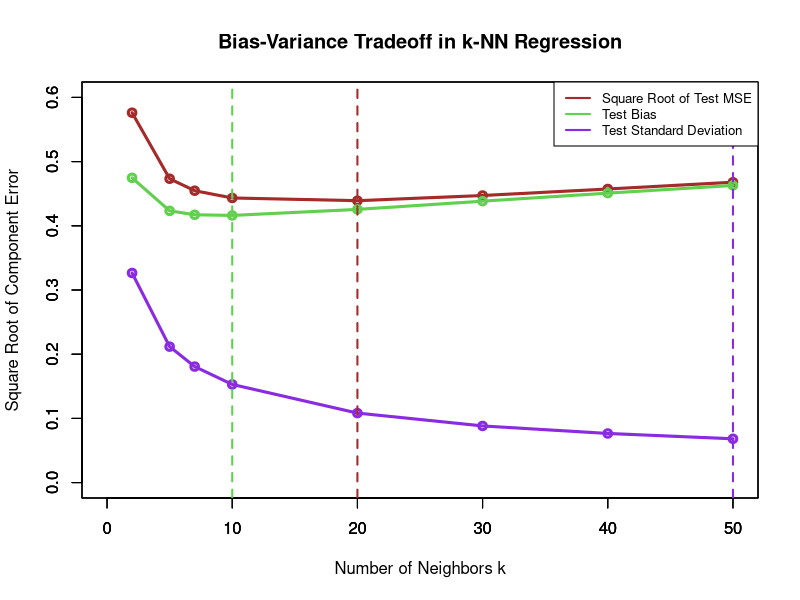
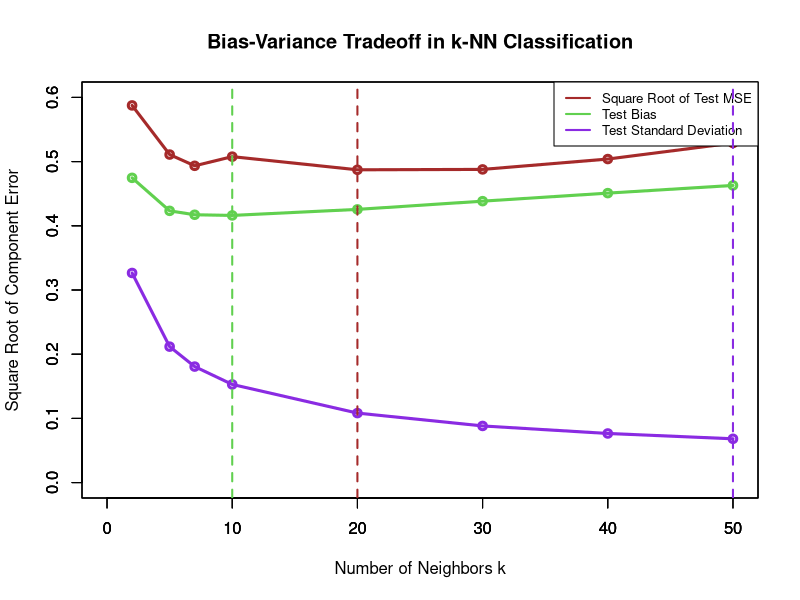

Source code (R) for these figures, in order:
# bais variance trade-off  regression
getwd()
setwd("C:/Chanel/NYU/Data Science Translation")

# knn 

library(caret)

getError <- function(k,num,modeltype,seeds,n_test){
set.seed(seeds)


testset <- as.data.frame(matrix(runif(n_test*21,0,1),n_test))

Allfx_hat <- matrix(0,n_test,num)
Ally <- matrix(0,n_test,num)
Allfx <- matrix(0,n_test,num)

for (i in 1:num){
  trainset <- as.data.frame(matrix(runif(80*21,0,1),80))
  
  
  fx_train <- ifelse(trainset[,1]>0.5,1,0)
  trainset[,21] <- fx_train
  
  fx_test <- ifelse(testset[,1]>0.5,1,0)
  testset[,21] <- fx_test 
  
  
  # knn model
  knnmodel <- knnreg(trainset[,1:20],trainset[,21],k = k)
  probs <- predict(knnmodel, newdata = testset[,1:20])
  
  
  Allfx_hat[,i] <- probs
  Ally[,i] <- testset[,21]
  Allfx[,i] <- fx_test
  
} 


# irreducible <- sigma^2
irreducible  <- mean(apply( Allfx - Ally  ,1,var))
SquareBais  <- mean(apply((Allfx_hat - Allfx)^2,1,mean))
Variance <- mean(apply(Allfx_hat,1,var))

if (modeltype == 'reg'){
  
  PredictError  <- irreducible + SquareBais + Variance 

 }else{
  
  PredictError  <- mean(ifelse(Allfx_hat>=0.5,1,0)!=Allfx)
 }
  
 result <- data.frame(k,irreducible,SquareBais,Variance,PredictError)
 
 return(result)
}


# ----------------   plot square error  knn ----------------------------

n_test <- 100
modeltype <- 'reg'
num <- 100

seeds <- 1

result <- getError(2,num,modeltype,seeds,n_test)
result <- rbind(result,getError(5,num,modeltype,seeds,n_test))
result <- rbind(result,getError(7,num,modeltype,seeds,n_test))
for (i in seq(10,50,10)){
  result <- rbind(result,getError(i,num,modeltype,seeds,n_test))

}

result$PredictError
result$SquareBais
result$Variance

which.min(result$PredictError)
which.min(result$SquareBais)
which.min(result$Variance)


pdf(file = "k-NN Regression.pdf")

plot(result$k,sqrt(result$PredictError),type = 'o',col = 'brown',
      xlim = c(0,50),ylim = c(0,0.6),xlab = '', ylab ='', lwd = 3)
par(new = T)
plot(result$k,sqrt(result$SquareBais),type = 'o',col = '467',
      xlim = c(0,50),ylim = c(0,0.6),xlab = '', ylab ='', lwd = 3)
par(new = T) 
plot(result$k,sqrt(result$Variance),type = 'o',col = 'blueviolet',
      xlim = c(0,50),ylim = c(0,0.6),xlab = 'Number of Neighbors k', ylab ='Square Root of Component Error', lwd = 3,
      main = 'Bias-Variance Tradeoff in k-NN Regression')
abline(v=20,col="brown",lty=2,lwd=2)
abline(v=10,col="467",lty=2,lwd=2)
abline(v=50,col="blueviolet",lty=2,lwd=2)
legend("topright", "(x,y)",legend=c("Square Root of Test MSE", "Test Bias", "Test Standard Deviation"), col = c('brown','467','blueviolet'),lty=1,lwd=2,cex=.8)
dev.off()

# ----------------------  plot 0-1 loss knn -------------------------
modeltype <- 'classification'
num <- 100
n_test <- 100
seeds <- 1

result <- getError(2,num,modeltype,seeds,n_test)
result <- rbind(result,getError(5,num,modeltype,seeds,n_test))
result <- rbind(result,getError(7,num,modeltype,seeds,n_test))
for (i in seq(10,50,10)){
  result <- rbind(result,getError(i,num,modeltype,seeds,n_test))
  
}

result$PredictError
result$SquareBais
result$Variance
which.min(result$PredictError)
which.min(result$SquareBais)
which.min(result$Variance)

pdf(file = "k-NN Classification.pdf")

plot(result$k,sqrt(result$PredictError),type = 'o',col = 'brown',
      xlim = c(0,50),ylim = c(0,0.6),xlab = '', ylab ='', lwd = 3)
par(new = T)
plot(result$k,sqrt(result$SquareBais),type = 'o',col = '467',
      xlim = c(0,50),ylim = c(0,0.6),xlab = '', ylab ='', lwd = 3)
par(new = T) 
plot(result$k,sqrt(result$Variance),type = 'o',col = 'blueviolet',
      xlim = c(0,50),ylim = c(0,0.6),xlab = 'Number of Neighbors k', ylab ='Square Root of Component Error', lwd = 3,
      main = 'Bias-Variance Tradeoff in k-NN Classification')
legend("topright", "(x,y)",legend=c("Square Root of Test MSE", "Test Bias", "Test Standard Deviation"), col = c('brown','467','blueviolet'),lty=1,lwd=2,cex=.8)
abline(v=20,col="brown",lty=2,lwd=2)
abline(v=10,col="467",lty=2,lwd=2)
abline(v=50,col="blueviolet",lty=2,lwd=2)
dev.off()